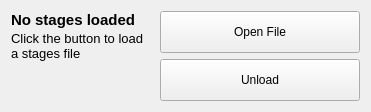
          <widget class="QWidget" name="stageFileTab">
           <attribute name="title">
            <string>Stages</string>
           </attribute>
           <layout class="QHBoxLayout" name="horizontalLayout_9">
            <item>
             <layout class="QVBoxLayout" name="verticalLayout_14">
              <property name="spacing">
               <number>2</number>
              </property>
              <item>
               <widget class="QLabel" name="stagesFileTitle">
                <property name="sizePolicy">
                 <sizepolicy hsizetype="Ignored" vsizetype="Fixed">
                  <horstretch>0</horstretch>
                  <verstretch>0</verstretch>
                 </sizepolicy>
                </property>
                <property name="font">
                 <font>
                  <pointsize>11</pointsize>
                  <weight>75</weight>
                  <bold>true</bold>
                 </font>
                </property>
                <property name="text">
                 <string>No stages loaded</string>
                </property>
                <property name="wordWrap">
                 <bool>true</bool>
                </property>
               </widget>
              </item>
              <item>
               <widget class="QLabel" name="stagesFileDescr">
                <property name="sizePolicy">
                 <sizepolicy hsizetype="Expanding" vsizetype="Fixed">
                  <horstretch>0</horstretch>
                  <verstretch>0</verstretch>
                 </sizepolicy>
                </property>
                <property name="font">
                 <font>
                  <pointsize>10</pointsize>
                 </font>
                </property>
                <property name="text">
                 <string>Click the button to load a stages file</string>
                </property>
                <property name="wordWrap">
                 <bool>true</bool>
                </property>
               </widget>
              </item>
              <item>
               <spacer name="verticalSpacer_7">
                <property name="orientation">
                 <enum>Qt::Vertical</enum>
                </property>
                <property name="sizeHint" stdset="0">
                 <size>
                  <width>20</width>
                  <height>40</height>
                 </size>
                </property>
               </spacer>
              </item>
             </layout>
            </item>
            <item>
             <layout class="QVBoxLayout" name="verticalLayout_15">
              <item>
               <widget class="QPushButton" name="loadStagesFile">
                <property name="sizePolicy">
                 <sizepolicy hsizetype="Maximum" vsizetype="Minimum">
                  <horstretch>0</horstretch>
                  <verstretch>0</verstretch>
                 </sizepolicy>
                </property>
                <property name="minimumSize">
                 <size>
                  <width>200</width>
                  <height>0</height>
                 </size>
                </property>
                <property name="maximumSize">
                 <size>
                  <width>200</width>
                  <height>16777215</height>
                 </size>
                </property>
                <property name="text">
                 <string>Open File</string>
                </property>
                <property name="icon">
                 <iconset resource="resources.qrc">
                  <normaloff>:/breeze-icons/document-open-24.svg</normaloff>:/breeze-icons/document-open-24.svg</iconset>
                </property>
                <property name="iconSize">
                 <size>
                  <width>24</width>
                  <height>24</height>
                 </size>
                </property>
               </widget>
              </item>
              <item>
               <widget class="QPushButton" name="unloadStagesFile">
                <property name="sizePolicy">
                 <sizepolicy hsizetype="Maximum" vsizetype="Minimum">
                  <horstretch>0</horstretch>
                  <verstretch>0</verstretch>
                 </sizepolicy>
                </property>
                <property name="minimumSize">
                 <size>
                  <width>200</width>
                  <height>0</height>
                 </size>
                </property>
                <property name="maximumSize">
                 <size>
                  <width>200</width>
                  <height>16777215</height>
                 </size>
                </property>
                <property name="text">
                 <string>Unload</string>
                </property>
                <property name="icon">
                 <iconset resource="resources.qrc">
                  <normaloff>:/breeze-icons/edit-clear-24.svg</normaloff>:/breeze-icons/edit-clear-24.svg</iconset>
                </property>
                <property name="iconSize">
                 <size>
                  <width>24</width>
                  <height>24</height>
                 </size>
                </property>
               </widget>
              </item>
             </layout>
            </item>
           </layout>
          </widget>
